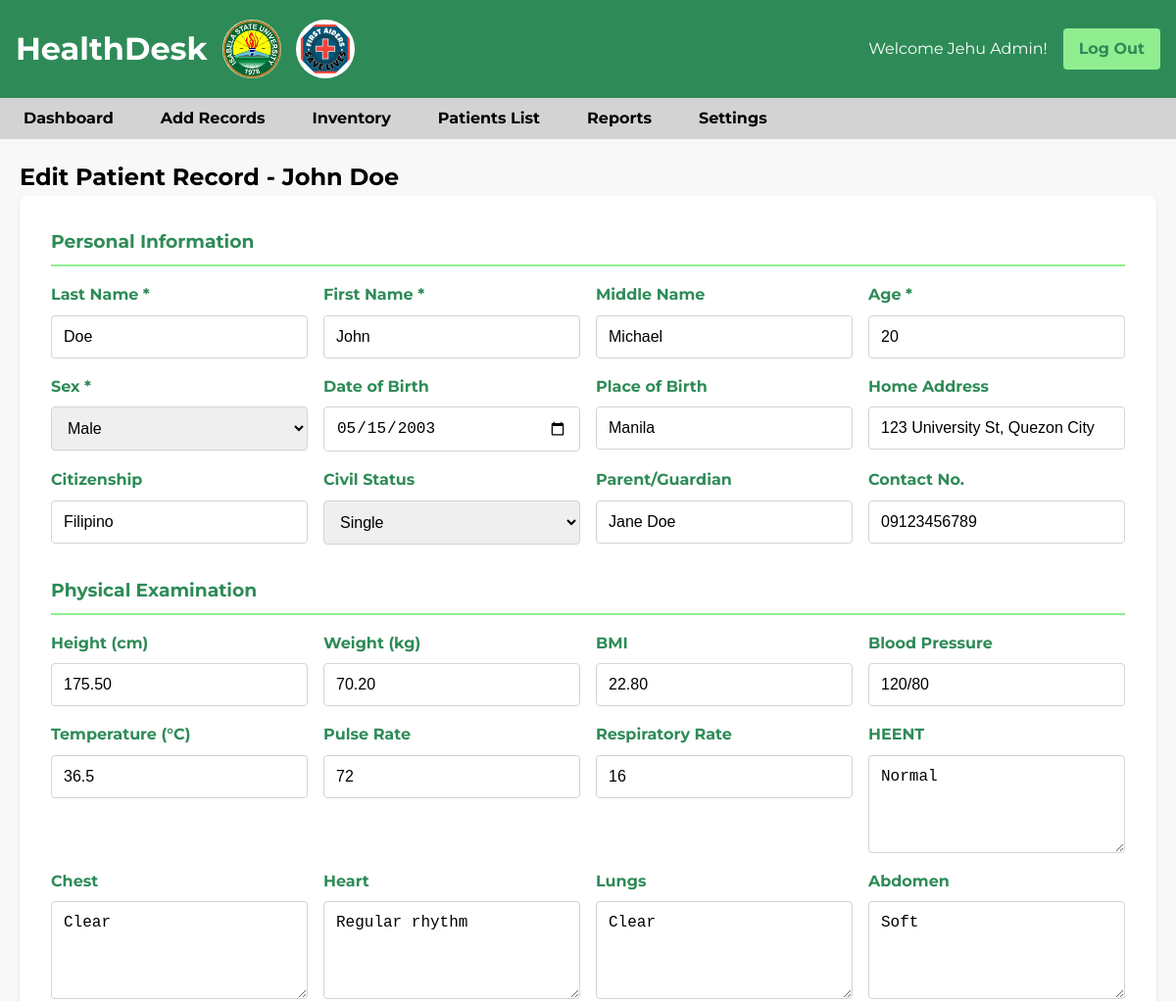
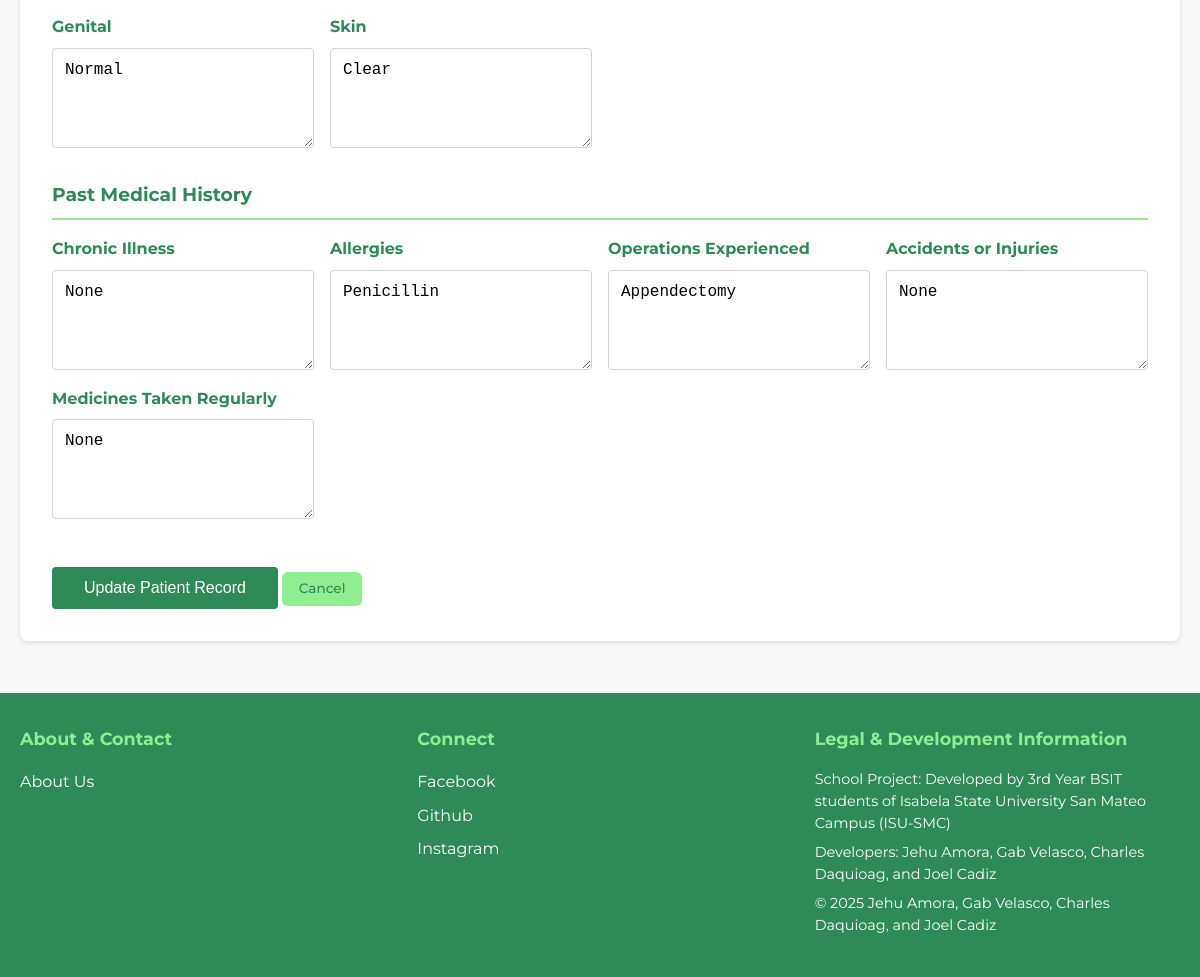
The page /edit_patient.php?id=1 (signed in) on the database its author committed (2 pictures, top to bottom).
### tables this page shows
CREATE TABLE patients (
    patient_id INT AUTO_INCREMENT PRIMARY KEY,
    last_name VARCHAR(50) NOT NULL,
    first_name VARCHAR(50) NOT NULL,
    middle_name VARCHAR(50),
    age INT,
    sex ENUM('Male', 'Female', 'Other'),
    date_of_birth DATE,
    place_of_birth VARCHAR(100),
    home_address TEXT,
    citizenship VARCHAR(50),
    civil_status ENUM('Single', 'Married', 'Divorced', 'Widowed'),
    parent_guardian VARCHAR(100),
    contact_no VARCHAR(20),
 
    height DECIMAL(5,2), 
    weight DECIMAL(5,2), 
    bmi DECIMAL(4,2),
    bp VARCHAR(20), 
    temp DECIMAL(4,1), 
    pr INT, 
    rr INT, 
    heent TEXT, 
    chest TEXT,
    heart TEXT,
    lungs TEXT,
    abdomen TEXT,
    genital TEXT,
    skin TEXT,
    
    chronic_illness TEXT,
    allergies TEXT,
    operations TEXT,
    accidents_injuries TEXT,
    medicines_regular TEXT,
    created_at TIMESTAMP DEFAULT CURRENT_TIMESTAMP,
    updated_at TIMESTAMP DEFAULT CURRENT_TIMESTAMP ON UPDATE CURRENT_TIMESTAMP
);

### includes/config.php (called while the page is built, shortened)
<?php
function getUserRole() {
    return isset($_SESSION['role']) ? $_SESSION['role'] : null;
}
?>

### edit_patient.php (the view, shortened to what this page needs)
<?php
require_once 'includes/config.php';
$patient_id = isset($_GET['id']) ? (int)$_GET['id'] : 0;
$conn = getDBConnection();
$stmt = $conn->prepare("SELECT * FROM patients WHERE patient_id = ?");
$stmt->bind_param("i", $patient_id);
$stmt->execute();
$patient = $stmt->get_result()->fetch_assoc();
?>
<!DOCTYPE html>
<html lang="en">
<head>
    <link rel="stylesheet" href="css/style.css">
</head>
<body>
    <header class="header">
        <h1>HealthDesk <img
        src="isu_logo.png"
        alt="ISU Logo"
        style="width: auto; height: 60px; display: flex; margin-left: 15px;"
        >
        <img  src="first_aider.jpeg" alt="fa Logo"
        style="width: auto; height: 60px; display: flex; margin-left: 15px; border-radius: 60px;"
        >
        </h1>
        <div class="user-info">
            <span>Welcome <?php echo htmlspecialchars($_SESSION['name']); ?>!</span>
            <a href="logout.php" class="logout-btn">Log Out</a>
        </div>
    </header>
    <nav class="nav">
        <ul>
            <?php if (getUserRole() === 'Admin'): ?>
                <li><a href="dashboard.php">Dashboard</a></li>
            <?php endif; ?>
            <li><a href="add_record.php">Add Records</a></li>
            <?php if (getUserRole() === 'Admin'): ?>
                <li><a href="inventory.php">Inventory</a></li>
                <li><a href="patients_list.php">Patients List</a></li>
                <li><a href="reports.php">Reports</a></li>
                <li><a href="settings.php">Settings</a></li>
            <?php endif; ?>
        </ul>
    </nav>
    <main class="container">
        <h2>Edit Patient Record - <?php echo htmlspecialchars($patient['first_name'] . ' ' . $patient['last_name']); ?></h2>
        <form class="form-container" method="POST" action="">
            <div class="form-section">
                <h3>Personal Information</h3>
                <div class="form-grid">
                    <div class="form-group">
                        <label for="last_name">Last Name *</label>
                        <input type="text" id="last_name" name="last_name" value="<?php echo htmlspecialchars($patient['last_name']); ?>" required>
                    </div>
                    <div class="form-group">
                        <label for="first_name">First Name *</label>
                        <input type="text" id="first_name" name="first_name" value="<?php echo htmlspecialchars($patient['first_name']); ?>" required>
                    </div>
                    <div class="form-group">
                        <label for="middle_name">Middle Name</label>
                        <input type="text" id="middle_name" name="middle_name" value="<?php echo htmlspecialchars($patient['middle_name'] ?: ''); ?>">
                    </div>
                    <div class="form-group">
                        <label for="age">Age *</label>
                        <input type="number" id="age" name="age" value="<?php echo $patient['age']; ?>" required>
                    </div>
                    <div class="form-group">
                        <label for="sex">Sex *</label>
                        <select id="sex" name="sex" required>
                            <option value="Male" <?php echo $patient['sex'] === 'Male' ? 'selected' : ''; ?>>Male</option>
                        </select>
                    </div>
                    <div class="form-group">
                        <label for="date_of_birth">Date of Birth</label>
                        <input type="date" id="date_of_birth" name="date_of_birth" value="<?php echo $patient['date_of_birth']; ?>">
                    </div>
                    <div class="form-group">
                        <label for="place_of_birth">Place of Birth</label>
                        <input type="text" id="place_of_birth" name="place_of_birth" value="<?php echo htmlspecialchars($patient['place_of_birth'] ?: ''); ?>">
                    </div>
                    <div class="form-group">
                        <label for="home_address">Home Address</label>
                        <input type="text" id="home_address" name="home_address" value="<?php echo htmlspecialchars($patient['home_address'] ?: ''); ?>">
                    </div>
                    <div class="form-group">
                        <label for="citizenship">Citizenship</label>
                        <input type="text" id="citizenship" name="citizenship" value="<?php echo htmlspecialchars($patient['citizenship'] ?: ''); ?>">
                    </div>
                    <div class="form-group">
                        <label for="civil_status">Civil Status</label>
                        <select id="civil_status" name="civil_status">
                            <option value="Single" <?php echo $patient['civil_status'] === 'Single' ? 'selected' : ''; ?>>Single</option>
                        </select>
                    </div>
                    <div class="form-group">
                        <label for="parent_guardian">Parent/Guardian</label>
                        <input type="text" id="parent_guardian" name="parent_guardian" value="<?php echo htmlspecialchars($patient['parent_guardian'] ?: ''); ?>">
                    </div>
                    <div class="form-group">
                        <label for="contact_no">Contact No.</label>
                        <input type="text" id="contact_no" name="contact_no" value="<?php echo htmlspecialchars($patient['contact_no'] ?: ''); ?>">
                    </div>
                </div>
            </div>
            <div class="form-section">
                <h3>Physical Examination</h3>
                <div class="form-grid">
                    <div class="form-group">
                        <label for="height">Height (cm)</label>
                        <input type="number" step="0.1" id="height" name="height" value="<?php echo $patient['height']; ?>">
                    </div>
                    <div class="form-group">
                        <label for="weight">Weight (kg)</label>
                        <input type="number" step="0.1" id="weight" name="weight" value="<?php echo $patient['weight']; ?>">
                    </div>
                    <div class="form-group">
                        <label for="bmi">BMI</label>
                        <input type="number" step="0.1" id="bmi" name="bmi" value="<?php echo $patient['bmi']; ?>">
                    </div>
                    <div class="form-group">
                        <label for="bp">Blood Pressure</label>
                        <input type="text" id="bp" name="bp" value="<?php echo htmlspecialchars($patient['bp'] ?: ''); ?>" placeholder="e.g., 120/80">
                    </div>
                    <div class="form-group">
                        <label for="temp">Temperature (°C)</label>
                        <input type="number" step="0.1" id="temp" name="temp" value="<?php echo $patient['temp']; ?>">
                    </div>
                    <div class="form-group">
                        <label for="pr">Pulse Rate</label>
                        <input type="number" id="pr" name="pr" value="<?php echo $patient['pr']; ?>">
                    </div>
                    <div class="form-group">
                        <label for="rr">Respiratory Rate</label>
                        <input type="number" id="rr" name="rr" value="<?php echo $patient['rr']; ?>">
                    </div>
                    <div class="form-group">
                        <label for="heent">HEENT</label>
                        <textarea id="heent" name="heent"><?php echo htmlspecialchars($patient['heent'] ?: ''); ?></textarea>
                    </div>
                    <div class="form-group">
                        <label for="chest">Chest</label>
                        <textarea id="chest" name="chest"><?php echo htmlspecialchars($patient['chest'] ?: ''); ?></textarea>
                    </div>
                    <div class="form-group">
                        <label for="heart">Heart</label>
                        <textarea id="heart" name="heart"><?php echo htmlspecialchars($patient['heart'] ?: ''); ?></textarea>
                    </div>
                    <div class="form-group">
                        <label for="lungs">Lungs</label>
                        <textarea id="lungs" name="lungs"><?php echo htmlspecialchars($patient['lungs'] ?: ''); ?></textarea>
                    </div>
                    <div class="form-group">
                        <label for="abdomen">Abdomen</label>
                        <textarea id="abdomen" name="abdomen"><?php echo htmlspecialchars($patient['abdomen'] ?: ''); ?></textarea>
                    </div>
                    <div class="form-group">
                        <label for="genital">Genital</label>
                        <textarea id="genital" name="genital"><?php echo htmlspecialchars($patient['genital'] ?: ''); ?></textarea>
                    </div>
                    <div class="form-group">
                        <label for="skin">Skin</label>
                        <textarea id="skin" name="skin"><?php echo htmlspecialchars($patient['skin'] ?: ''); ?></textarea>
                    </div>
                </div>
            </div>
            <div class="form-section">
                <h3>Past Medical History</h3>
                <div class="form-grid">
                    <div class="form-group">
                        <label for="chronic_illness">Chronic Illness</label>
                        <textarea id="chronic_illness" name="chronic_illness"><?php echo htmlspecialchars($patient['chronic_illness'] ?: ''); ?></textarea>
                    </div>
                    <div class="form-group">
                        <label for="allergies">Allergies</label>
                        <textarea id="allergies" name="allergies"><?php echo htmlspecialchars($patient['allergies'] ?: ''); ?></textarea>
                    </div>
                    <div class="form-group">
                        <label for="operations">Operations Experienced</label>
                        <textarea id="operations" name="operations"><?php echo htmlspecialchars($patient['operations'] ?: ''); ?></textarea>
                    </div>
                    <div class="form-group">
                        <label for="accidents_injuries">Accidents or Injuries</label>
                        <textarea id="accidents_injuries" name="accidents_injuries"><?php echo htmlspecialchars($patient['accidents_injuries'] ?: ''); ?></textarea>
                    </div>
                    <div class="form-group">
                        <label for="medicines_regular">Medicines Taken Regularly</label>
                        <textarea id="medicines_regular" name="medicines_regular"><?php echo htmlspecialchars($patient['medicines_regular'] ?: ''); ?></textarea>
                    </div>
                </div>
            </div>
            <div class="form-actions">
                <button type="submit" class="submit-btn" onclick="return confirm('Are you sure you want to update this patient record?')">Update Patient Record</button>
                <a href="patient_record.php?id=<?php echo $patient_id; ?>" class="action-btn">Cancel</a>
            </div>
        </form>
    </main>
    <?php include 'includes/footer.php'; ?>
</body>
</html>

### css/style.css (style rules this page uses)
:root { --dark-green: #2E8B57; --light-green: #90EE90; --off-white: #F8F8F8; --grey: #D3D3D3; --white: #FFFFFF; --black: #000000; --error-red: #FF0000; --success-green: #28a745; }
* { margin: 0; padding: 0; box-sizing: border-box; }
button { outline: none !important; border: none; }
body { font-family: "Montserrat", sans-serif; background-color: var(--off-white); color: var(--black); line-height: 1.6; }
.container { max-width: 1200px; margin: 0 auto; padding: 20px; }
.header { background-color: var(--dark-green); color: var(--white); height: 100px; padding: 1rem; display: flex; justify-content: space-between; align-items: center; }
.header h1 { margin: 0; height: 60px; display: flex; align-items: center; }
.header img[alt="ISU Logo"] { border-radius: 50%; width: 60px; height: 60px; object-fit: cover; margin-left: 15px; }
.user-info { display: flex; align-items: center; gap: 1rem; }
.logout-btn { background-color: var(--light-green); color: var(--dark-green); padding: 0.5rem 1rem; text-decoration: none; border-radius: 4px; font-weight: bold; }
.nav { font-weight: bold; background-color: var(--grey); padding: 0.5rem; }
.nav ul { list-style: none; display: flex; gap: 1rem; }
.nav a { color: var(--black); text-decoration: none; padding: 0.5rem 1rem; border-radius: 4px; transition: background-color 0.3s; }
.form-group { display: flex; flex-direction: column; }
.form-group label { margin-bottom: 0.5rem; font-weight: bold; color: var(--dark-green); }
.form-group input { padding: 0.75rem; border: 1px solid var(--grey); border-radius: 4px; font-size: 1rem; }
.form-container { background-color: var(--white); padding: 2rem; border-radius: 8px; box-shadow: 0 2px 4px rgba(0,0,0,0.1); margin-bottom: 2rem; }
.form-section { margin-bottom: 2rem; }
.form-section h3 { color: var(--dark-green); margin-bottom: 1rem; border-bottom: 2px solid var(--light-green); padding-bottom: 0.5rem; }
.form-grid { display: grid; grid-template-columns: repeat(auto-fit, minmax(250px, 1fr)); gap: 1rem; }
.form-group input, .form-group select, .form-group textarea { padding: 0.75rem; border: 1px solid var(--grey); border-radius: 4px; font-size: 1rem; }
.form-group textarea { resize: vertical; min-height: 100px; }
.submit-btn { background-color: var(--dark-green); color: var(--white); padding: 0.75rem 2rem; border: none; border-radius: 4px; font-size: 1rem; cursor: pointer; margin-top: 1rem; }
.action-btn { background-color: var(--light-green); color: var(--dark-green); padding: 0.4rem 0.8rem; text-decoration: none; border-radius: 6px; font-size: 0.85rem; font-weight: 500; font-family: inherit; outline: none; border: none; display: inline-block; transition: all 0.2s ease; white-space: nowrap; min-width: 80px; text-align: center; }

### rows shown on the page
patients: first_name+last_name "John Doe", last_name "Doe", first_name "John", middle_name "Michael", age "20", sex "Male", date_of_birth "05/15/2003", place_of_birth "Manila", home_address "123 University St, Quezon City", citizenship "Filipino", civil_status "Single", parent_guardian "Jane Doe", contact_no "09123456789", height "175.50", weight "70.20", bmi "22.80", bp "120/80", temp "36.5", pr "72", rr "16", heent "Normal", chest "Clear", heart "Regular rhythm", lungs "Clear", abdomen "Soft", genital "Normal", skin "Clear", chronic_illness "None", allergies "Penicillin", operations "Appendectomy", accidents_injuries "None", medicines_regular "None"

### other values the page prints
$_SESSION['name'] "Jehu Admin"
